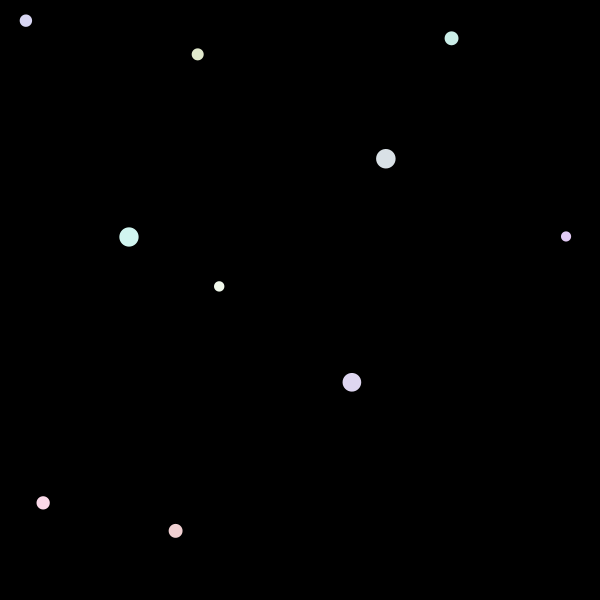
Frame 1 (no input)
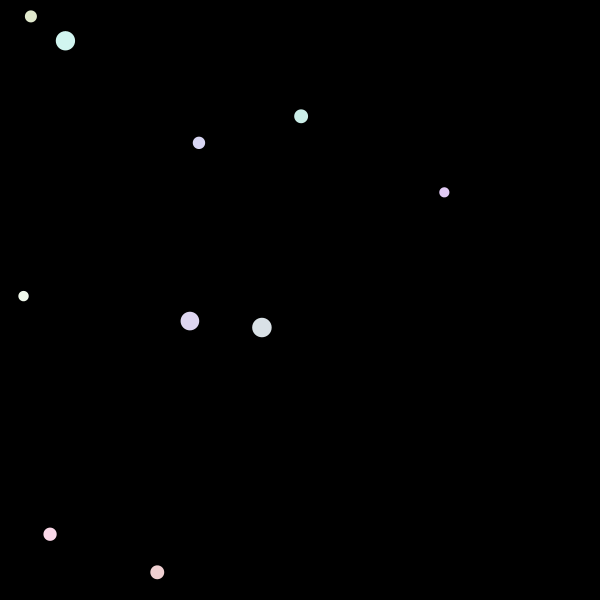
Frame 60 (the mouse pressed at the canvas centre just before this capture)
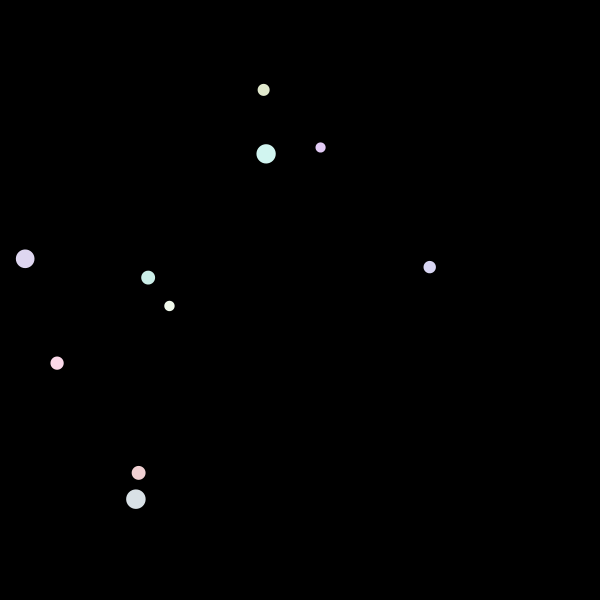
Frame 120 (the mouse held since frame 60 and released just before this capture)

The Processing sketch that drew these frames (run headless with seeded random() and noise(); from frame 60 on, the mouse is pressed at the canvas centre):

// Processing sketch: clase06_ejemplo_objetos2
// ── clase06_ejemplo_objetos2.pde
Ball[] balls;
int N = 10;

void setup () {
  size(600,600);
  
  balls = new Ball[N];
  
  for(int i = 0; i < N; i++){
    balls[i] = new Ball(random(width),random(height));
  }
}

void draw() {
  background(0);
  for(int i = 0; i < N; i++){
    balls[i].move();
    balls[i].dibujar_pelota();
  }
}

void mousePressed(){

}

// ── Ball.pde
class Ball {
  float x;
  float y;
  float size;
  float vx;
  float vy;
  color c;
  
  Ball (float posX, float posY) {
    x = posX;
    y = posY;
    size = random(10,20);
    vx = random(-4,4);
    vy = random(-4,4);
    c = color(random(200,255),random(200,255),random(200,255));
  }
  
  void move() {
    
    if(x > width || x < 0){
      vx = -vx;
      //size += 20;
    }
    if(y > height || y < 0){
      vy = -vy;
      //size += 20;
    }
    x += vx;
    y += vy;
  }
  
  void dibujar_pelota(){
    noStroke();
    fill(c);
    circle(x,y,size);
  }
  
}
